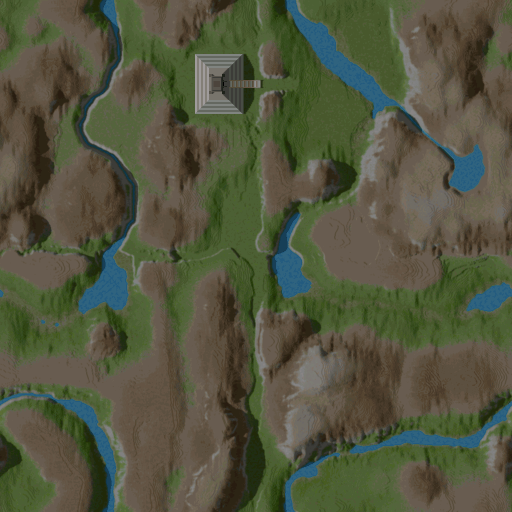
#> input picture data/C1W.png, 1024 x 1024 px (shown at 1/2 size)
$ python convertHeightsMapPng2Bin.py C1W.png out.png
#> lines starting #> are read from the running program, lines starting #| are printed output that depends on the picture
#!/usr/bin/env python3
"""
Convierte PNG de 8 bits (escala de grises) a binario raw
Uso: python convert_png_to_bin.py altura.png altura.bin
"""

from PIL import Image
import sys
import os

def png_to_8bit_bin(png_file, output_bin):
    """
    Convierte PNG a binario de 8 bits (0-255)
    """
#> called with png_file = 'C1W.png', output_bin = 'out.png'
    # Abrir imagen y convertir a escala de grises
    img = Image.open(png_file).convert('L')
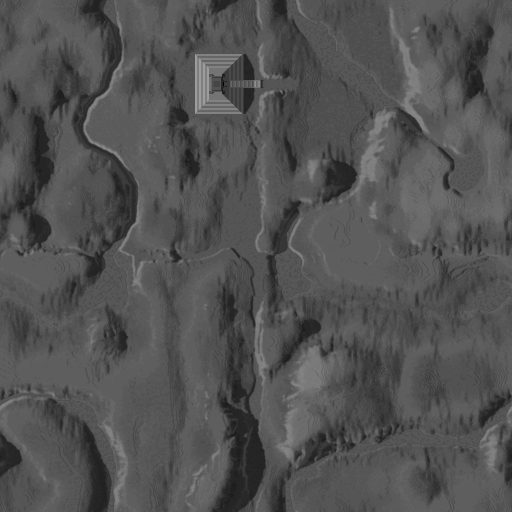
#> img: PIL image 1024x1024 L (shown at 1/2 size); min 0, max 156, mean 82.2

    # Verificar dimensiones
    width, height = img.size
#> width = 1024; height = 1024
    print(f"Imagen: {width}x{height}")
#| Imagen: 1024x1024
    print(f"Modo: {img.mode}")
#| Modo: L

    if width != 1024 or height != 1024:
        print(f"Advertencia: La imagen no es 1024x1024, es {width}x{height}")

    # Obtener datos como bytes
    pixel_data = img.tobytes()

    # Verificar tamaño
    expected_size = width * height
#> expected_size = 1048576
    actual_size = len(pixel_data)
#> actual_size = 1048576

    print(f"Tamaño esperado: {expected_size} bytes")
#| Tamaño esperado: 1048576 bytes
    print(f"Tamaño real: {actual_size} bytes")
#| Tamaño real: 1048576 bytes

    # Guardar como binario
    with open(output_bin, 'wb') as f:
        f.write(pixel_data)

    # Mostrar estadísticas
    min_val = min(pixel_data)
#> min_val = 0
    max_val = max(pixel_data)
#> max_val = 156
    print(f"Valores: min={min_val}, max={max_val}")
#| Valores: min=0, max=156
    print(f"✓ Archivo guardado: {output_bin} ({actual_size} bytes)")
#| ✓ Archivo guardado: out.png (1048576 bytes)

def png_to_8bit_bin_optimized(png_file, output_bin):
    """
    Versión optimizada con numpy (más rápida)
    """
    import numpy as np

    img = Image.open(png_file).convert('L')
    width, height = img.size

    # Convertir a numpy array
    pixels = np.array(img, dtype=np.uint8)

    # Guardar como binario
    with open(output_bin, 'wb') as f:
        f.write(pixels.tobytes())

    print(f"✓ Guardado: {output_bin} ({len(pixels.tobytes())} bytes)")

if __name__ == "__main__":
    if len(sys.argv) < 3:
        print("Uso: python convert_png_to_bin.py <entrada.png> <salida.bin>")
        print("Ejemplo: python convert_png_to_bin.py heightmap.png heightmap.bin")
        sys.exit(1)

    input_png = sys.argv[1]
    output_bin = sys.argv[2]

    try:
        png_to_8bit_bin(input_png, output_bin)
    except Exception as e:
        print(f"Error: {e}")
        sys.exit(1)
